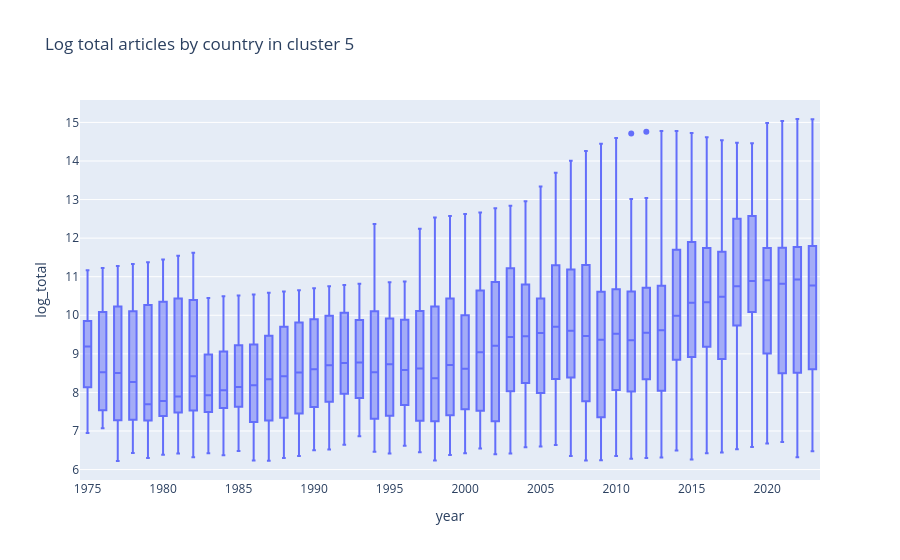

Notebook source saved alongside this figure:
### Code cell
df_plot = (
    df_cs_yearly
    .sum(axis=1)
    .to_frame("total")
    .query("total > 0")
    .assign(log_total=lambda df: np.log(df.total))
    .merge(df_map_analysis, left_index=True, right_on=["country", "year"])
)
px.box(df_plot.query("cluster == @cluster"), x="year", y="log_total", hover_name="country", title=f"Log total articles by country in cluster {cluster}")

### Figure 1 — Plotly figure (JSON) as saved in the notebook; plotly's stock layout.template omitted (floating-point values rounded to 4 significant figures; data arrays with more than 128 entries replaced by an {"elided": "..."} marker saying what was removed)
{"data": [{"alignmentgroup": "True", "hovertemplate": "<b>%{hovertext}</b><br><br>year=%{x}<br>log_total=%{y}<extra></extra>", "hovertext": {"elided": "1183 str values"}, "legendgroup": "", "marker": {"color": "#636efa"}, "name": "", "notched": false, "offsetgroup": "", "orientation": "v", "showlegend": false, "type": "box", "x": {"elided": "1183 int values"}, "x0": " ", "xaxis": "x", "y": {"elided": "1183 float values"}, "y0": " ", "yaxis": "y"}], "layout": {"boxmode": "group", "legend": {"tracegroupgap": 0}, "title": {"text": "Log total articles by country in cluster 5"}, "xaxis": {"anchor": "y", "domain": [0, 1], "title": {"text": "year"}}, "yaxis": {"anchor": "x", "domain": [0, 1], "title": {"text": "log_total"}}}}
